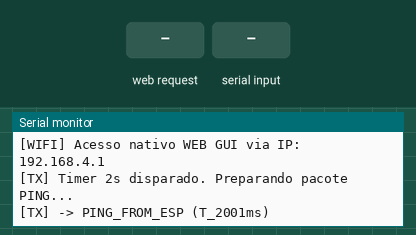
The sketch below on a simulated ESP32. On the bench: the last lines printed to the serial monitor. The inputs (shaded band) are chosen by the test bench.

Above: at 2.2 s.
2.3 s: HTTP request GET / received
At 3.4 s:
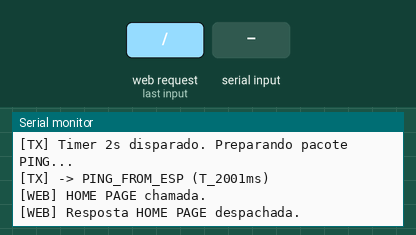
3.8 s: "PING_FROM_ARDUINO\n" received over the second serial link
At 3.96 s:
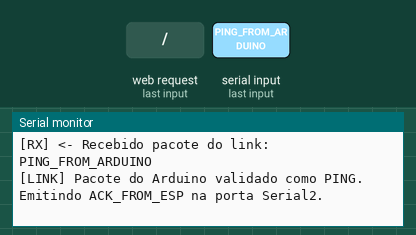
5.3 s: "1\n" received over the second serial link
At 5.7 s:
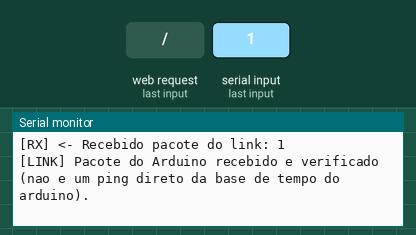
Timing chart, 0 to 8.3 s (numbered marks = the images above; inputs shaded):
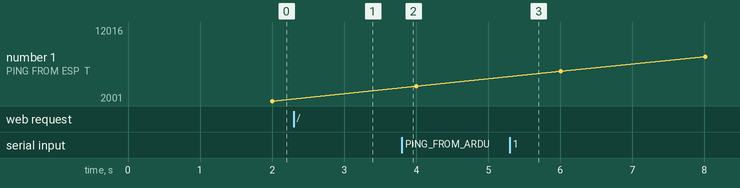

The sketch:

03_teste_esp_serial.ino
```cpp
#include <WiFi.h>
#include <WebServer.h>

// Usaremos a Serial2 (nativa na maioria dos ESP32 para comunicação)
// RX, TX
#define RX_PIN 16
#define TX_PIN 17

WebServer server(80);

const char* ssid = "EB15_TESTE_SERIAL";
const char* password = "";

String serialLog = "";
unsigned long lastPingTime = 0;

void handleRoot() {
  Serial.println("[WEB] HOME PAGE chamada.");
  String html = "<html><head><meta charset=\"UTF-8\">";
  html += "<title>Teste Serial ESP32</title>";
  html += "<style>body{font-family:Arial;text-align:center;background:#222;color:#fff;padding:20px;}";
  html += "textarea{width:80%;height:300px;font-size:16px;background:#000;color:#0f0;padding:10px;}</style></head><body>";
  html += "<h1>Teste de Serial ESP32 -> Arduino</h1>";
  html += "<p>O ESP envia PING automaticamente a cada 2s e aguarda recebimento.</p>";

  html += "<textarea readonly>" + serialLog + "</textarea><br><br>";
  html += "<a href='/'><button style='padding:15px;font-size:20px;'>Atualizar Log</button></a>";
  html += "</body></html>";
  server.send(200, "text/html", html);
  Serial.println("[WEB] Resposta HOME PAGE despachada.");
}

void setup() {
  Serial.begin(115200);        // Log no PC
  delay(1000);
  Serial.println("\n[SISTEMA] Iniciando Teste 3: Link Serial Ping ESP32 <-> Arduino");

  Serial2.begin(9600, SERIAL_8N1, RX_PIN, TX_PIN); // USART2
  Serial.printf("[SISTEMA] Serial2 atrelada aos pinos RX=%d TX=%d a 9600 baud bps.\n", RX_PIN, TX_PIN);

  WiFi.softAP(ssid, password);
  Serial.print("[WIFI] Access Point aberto. SSID: "); Serial.println(ssid);
  Serial.print("[WIFI] Acesso nativo WEB GUI via IP: "); Serial.println(WiFi.softAPIP());

  server.on("/", handleRoot);
  server.begin();
}

void loop() {
  server.handleClient();

  if (millis() - lastPingTime > 2000) {
    Serial.println("[TX] Timer 2s disparado. Preparando pacote PING...");
    Serial2.println("PING_FROM_ESP");
    Serial.printf("[TX] -> PING_FROM_ESP (T_%ldms)\n", millis());
    serialLog += "-> Enviado: PING_FROM_ESP\n";
    lastPingTime = millis();

    // mantém o log curto
    if(serialLog.length() > 2000) {
       serialLog = serialLog.substring(serialLog.length() - 1000);
    }
  }

  while (Serial2.available()) {
    Serial.println("[RX] Buffer de recebimento HardwareSerial contem bytes.");
    String resp = Serial2.readStringUntil('\n');
    resp.trim();
    if(resp.length() > 0) {
      Serial.println("[RX] <- Recebido pacote do link: " + resp);
      serialLog += "<- Recebido: " + resp + "\n";

      if(resp == "PING_FROM_ARDUINO") {
         Serial.println("[LINK] Pacote do Arduino validado como PING. Emitindo ACK_FROM_ESP na porta Serial2.");
         Serial2.println("ACK_FROM_ESP");
      } else {
         Serial.println("[LINK] Pacote do Arduino recebido e verificado (nao e um ping direto da base de tempo do arduino).");
      }
    } else {
      Serial.println("[RX] String vazia ignorada.");
    }
  }
}
```

Measured:
- after the input at 2.3 s, the serial monitor: prints a new line at once (image 1)
- after the input at 3.8 s, the serial monitor: prints a new line at once (image 2)
- after the input at 5.3 s, the serial monitor: prints a new line at once (image 3)
- plotted number 1: 4004 → 12016 after the input at 5.3 s
